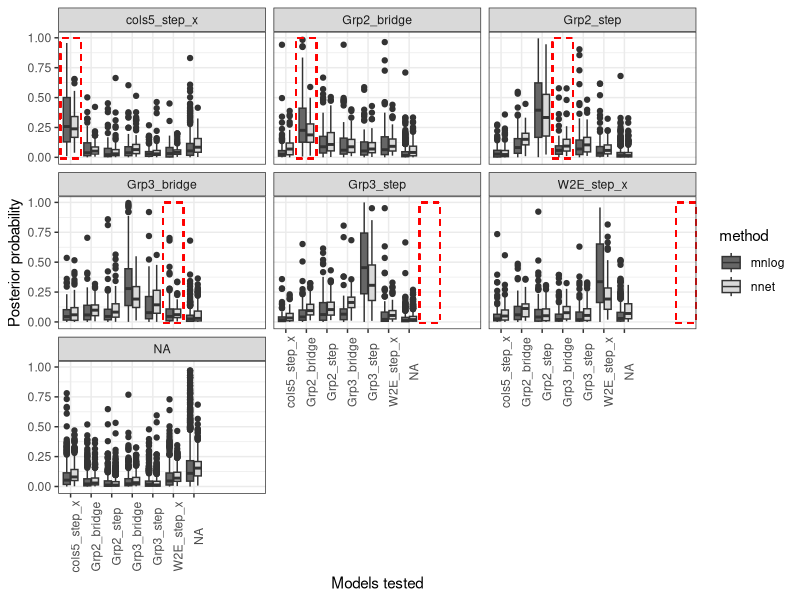

R code for this plot:
### Plot ABC cross validataion - Figure S7 ###
### 11/20/2023 ###

library(tidyverse)

setwd("~/Documents/crayfish_lab/RedSwampCrayfish_geneFlow/")

# read in data already reformated and combined
mn.nn <- read.csv("output/ABC_output/rsc_100k_CV_combo_new.csv")

# melt dataframes
mm <- mn.nn %>% filter(method == "mnlog")
mm2 <- mm %>% dplyr::select(-c(method, tol))

mm.m <- mm2 %>% dplyr::select(-c(node, source_file)) %>% pivot_longer(!true.model, names_to = "model", values_to = "postP")
mm.m$method <- "mnlog"

nn <- mn.nn %>% filter(method == "nnet")
nn2 <- nn %>% dplyr::select(-c(method, tol))

nn.m <- nn2 %>% dplyr::select(-c(node, source_file)) %>% pivot_longer(!true.model, names_to = "model", values_to = "postP")
nn.m$method <- "nnet"


mn.nn.m <- rbind(mm.m, nn.m)

# fix name of 5cols bc R doesn't like numbers first
mn.nn.m$true.model <- gsub("5cols_step_x", "cols5_step_x", mn.nn.m$true.model)
mn.nn.m$model <- gsub("X5cols_step_x", "cols5_step_x", mn.nn.m$model)

# clean up model names - remove "mROW"
mn.nn.m <- mn.nn.m %>%
  mutate(
    true.model = str_remove(true.model, "_mROW"),
    model = str_remove(model, "_mROW")
  )

mn.nn.m$model <- factor(mn.nn.m$model, levels = c("cols5_step_x", "Grp2_bridge", "Grp2_bridge_indGrp1_5", "Grp2_step",
                                                  "Grp2_step_indGrp1_5", "Grp3_bridge", "Grp3_bridge_indGrp1_5", "Grp3_step",
                                                  "Grp3_step_indGrp1_5", "W2E_step_x"))
mn.nn.m$true.model <- factor(mn.nn.m$true.model, levels = c("cols5_step_x", "Grp2_bridge", "Grp2_bridge_indGrp1_5", "Grp2_step",
                                                            "Grp2_step_indGrp1_5", "Grp3_bridge", "Grp3_bridge_indGrp1_5", "Grp3_step",
                                                            "Grp3_step_indGrp1_5", "W2E_step_x"))


# Add an indication of the correct model 
cv.all.p2 <-  ggplot(mn.nn.m, aes(x=model, y=postP, fill=method)) +
  geom_boxplot() +
  scale_fill_grey(start = 0.4, end = 0.85) +
  facet_wrap(~true.model) +
  geom_rect(data= mn.nn.m %>% filter(model == as.character(true.model)), 
            aes(xmin = as.integer(true.model)-0.5, xmax = as.integer(true.model)+0.5, ymin = -0.01, ymax = 1.00),
            color = "red", fill = NA, linetype = "dashed", alpha = 0.5) +
  ylab("Posterior probability") +
  xlab("Models tested") +
  theme_bw() +
  theme(axis.text.x = element_text(angle = 90))

today <- format(Sys.time(), format = "%Y-%m-%d")
filename <- paste0("~/Documents/crayfish_lab/RedSwampCrayfish_geneFlow/figures/figureS7_CV_Allwboxes.plots_newMods_", today, ".png")

#ggsave(cv.all.p2, file=filename, width = 11, height =8, bg = "white")

  
  
   
  